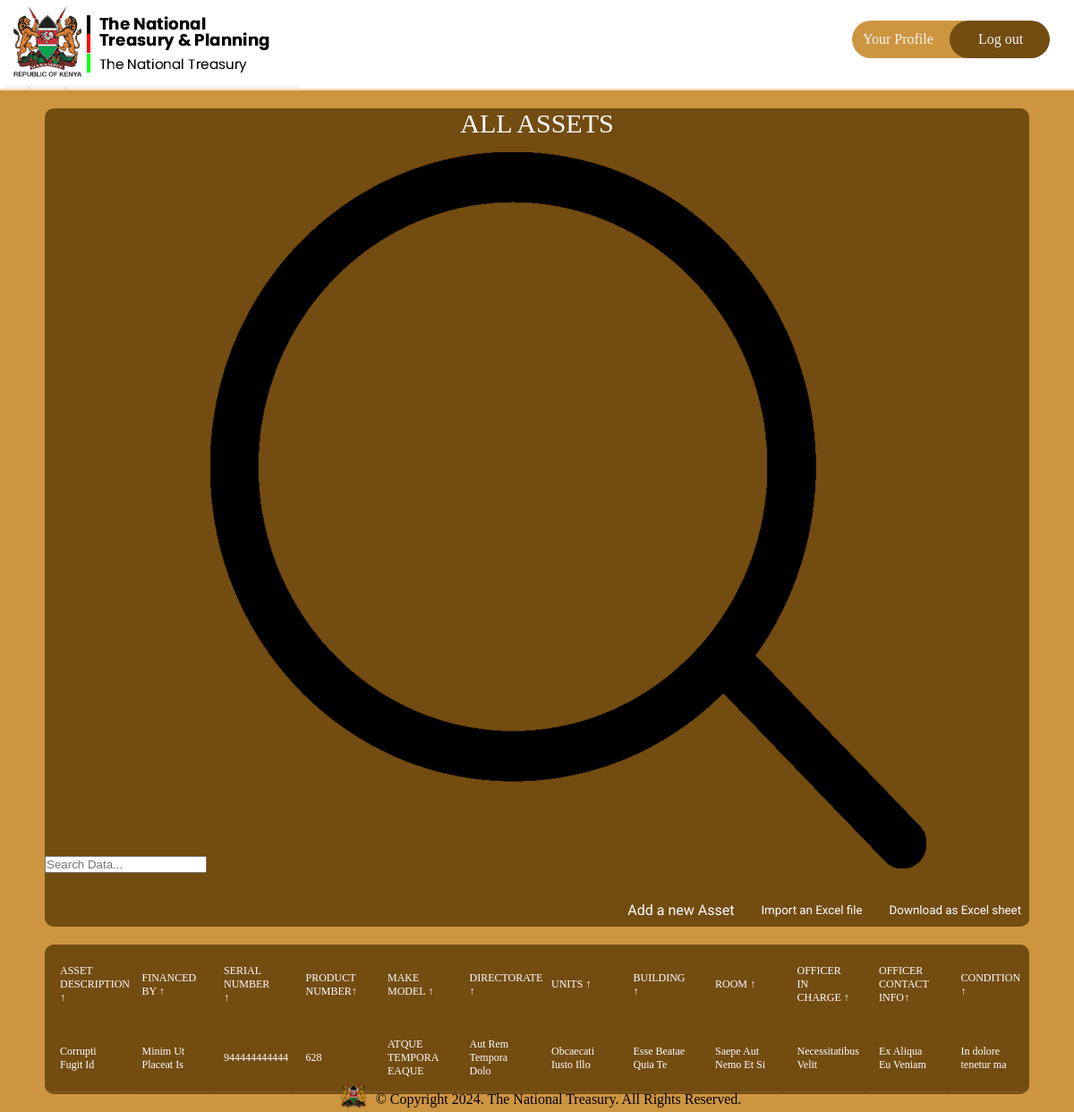
The app's page /assets/ with its own data.
### inventory/models.py (models this page shows, shortened)
class Asset(db.Model):
    idassets = db.Column(db.Integer, primary_key=True)
    asset_description = db.Column(db.Text, nullable=False)
    financed_by = db.Column(db.Text, default="N/A")
    serial_number = db.Column(db.Text, nullable=False, unique=True)
    product_number = db.Column(db.Text, nullable=False)
    make_model = db.Column(db.Text, nullable=False)
    directorate = db.Column(db.Text, nullable=False)
    units = db.Column(db.Text, nullable=False)
    building = db.Column(db.Text, nullable=False)
    room = db.Column(db.Integer, nullable=False)
    officer_in_charge = db.Column(db.Text, default="N/A")
    officer_contact_info = db.Column(db.Text, default="N/A")
    state = db.Column(db.Text, nullable=False)

### inventory/routes.py (the view)
@app.route("/assets/")
def show_assets():
    assets = Asset.query.all()
    return render_template("dashboard.html", assets=assets)

### inventory/templates/dashboard.html (shortened to what this page needs)
{% extends "base.html" %}
{% block head %}
{{ super() }}
<link rel="stylesheet" href="{{ url_for('static', filename='dashboard.css') }}">
{% endblock head %}
{% block navlinks %}
<a href="{{ url_for('profile') }}" style="width: 9em;" class="links signup">Your Profile</a>
<a href="" class="links login">Log out</a>
{% endblock navlinks %}
{% block body %}
<div class="main">
    <main class="table" id="customers_table">
        <section class="table__header">
            <h1>All Assets</h1>
            <div class="input-group">
                <input type="search" placeholder="Search Data...">
		<img src="{{ url_for('static', filename='assets/images/search.png') }}" alt="">
            </div>
	    <div class="table-links">
		<a href="{{ url_for('create_assets') }}" class="add-asset-link">Add a new Asset</a>
		<button id="import-excel-btn" class="import-excel">Import an Excel file</button>
		<button id="toEXCEL" class="export-excel">Download as
			Excel sheet</button>
	    </div>
        </section>
        <section class="table__body">
            <table>
                <thead>
                    <tr>
                        <th> Asset Description <span class="icon-arrow">&UpArrow;</span></th>
                        <th> Financed by <span class="icon-arrow">&UpArrow;</span></th>
                        <th> Serial Number <span class="icon-arrow">&UpArrow;</span></th>
                        <th> Product Number<span class="icon-arrow">&UpArrow;</span></th>
                        <th> Make Model <span class="icon-arrow">&UpArrow;</span></th>
                        <th> Directorate <span class="icon-arrow">&UpArrow;</span></th>
                        <th> Units <span class="icon-arrow">&UpArrow;</span></th>
                        <th> Building <span class="icon-arrow">&UpArrow;</span></th>
                        <th> Room <span class="icon-arrow">&UpArrow;</span></th>
                        <th> Officer in Charge <span class="icon-arrow">&UpArrow;</span></th>
                        <th> Officer Contact Info<span class="icon-arrow">&UpArrow;</span></th>
                        <th> Condition <span class="icon-arrow">&UpArrow;</span></th>
                    </tr>
                </thead>
                <tbody>
					{% for asset in assets %}
					<tr>
						<td>{{ asset.asset_description }}</td>
						<td>{{ asset.financed_by }}</td>
						<td>{{ asset.serial_number }}</td>
						<td>{{ asset.product_number }}</td>
						<td>{{ asset.make_model }}</td>
						<td>{{ asset.directorate }}</td>
						<td>{{ asset.units }}</td>
						<td>{{ asset.building }}</td>
						<td>{{ asset.room }}</td>
						<td>{{ asset.officer_in_charge }}</td>
						<td>{{ asset.officer_contact_info }}</td>
						<td>{{ asset.state }}</td>
					</tr>
						{% endfor %}
                </tbody>
            </table>
        </section>
    </main>
	{% endblock body %}

### inventory/templates/base.html (shortened to what this page needs)
<!DOCTYPE html>
<html lang="en">
<head>
	{% block head %}
	<link rel="stylesheet" href="https://cdnjs.cloudflare.com/ajax/libs/font-awesome/6.5.1/css/all.min.css"
 />
		<link rel="stylesheet" href="{{ url_for('static',filename='style.css') }}">
	{% endblock head %}
</head>
<body>
	<div class="nav">
		<div class="logo">
			<a href="{{ url_for('index') }}"><img
					src=" {{ url_for('static', filename='assets/images/TNT logo.png')  }} "
					alt="treasury logo"></img></a>
		</div>
		<div class="links">
			{% block navlinks %}
			{% endblock navlinks %}
		</div>
	</div>
	{% block body %}
	{% endblock body %}
	<div class="footer">
		<img src="{{ url_for('static', filename='assets/images/tntfooterlogo.png') }}" alt="footer logo"
			width="30" height="30">
		<p>© Copyright <span class="copyright-year"></span>. The National Treasury. All Rights Reserved.</p>
	</div>
</body>
</html>

### inventory/static/style.css (style rules this page uses)
* { margin: 0; padding: 0; box-sizing: border-box; color-scheme: light; @import url('https://fonts.googleapis.com/css2?family=PT+Mono&display=swap'); }
body { display: flex; flex-direction: column; height: 100%; background-color: #ce9540; }
.nav { display: flex; justify-content: space-between; align-items: center; border-bottom: 2px solid peachpuff; padding-left: 4px; padding-top: 5px; padding-right: 15px; background-color: white; position: sticky; top: 0; }
.links { padding: 12px; display: flex; align-items: center; gap: 32px; border-radius: 34px; margin-bottom: 8px; }
.links>a { text-decoration: none; color: whitesmoke; width: 7em; }
.signup { background-color: #CE9540; }
.login { background-color: #734C11; margin-left: -67px; padding-left: 32px; }
.footer { display: flex; align-items: center; gap: 10px; margin-left: 8px; }
.main { display: flex; flex-direction: column; align-items: center; }
.footer { margin-top: 12px; padding-top: 18px; display: flex; align-items: end; justify-content: center; }

### inventory/static/dashboard.css (style rules this page uses)
section { background-color: #734c11; border-radius: 10px; }
body { display: flex; flex-direction: column; height: 100%; background-color: #ce9540; }
.logo { background: url('assets/images/TNT\ logo.png'); background-color: whitesmoke; background-blend-mode: multiply; }
.table-links { width: 100%; display: flex; gap: 12px; align-items: center; justify-content: flex-end; margin-top: 23px; margin-right: 96px; }
.table-links>* { padding: 9px; background-color: #734c11; color: #fff; font-family: 'Roboto', sans-serif; border-radius: 6px; appearance: none; border: none }
.add-asset-link { text-decoration: none; }
h1 { font-size: 30px; color: #fff; text-transform: uppercase; font-weight: 300; text-align: center; margin-bottom: 15px; }
.footer { position: fixed; bottom: 5px; }
table { width: 100%; table-layout: fixed; }
th { padding: 20px 15px; text-align: left; font-weight: 500; font-size: 12px; color: #fff; text-transform: uppercase; }
td { padding: 15px; text-align: left; vertical-align: middle; font-weight: 300; font-size: 12px; color: #fff; border-bottom: solid 1px rgba(255, 255, 255, 0.1); }
section { margin: 20px 50px; }

### records on screen
Asset: asset_description "Corrupti Fugit Id", financed_by "Minim Ut Placeat Is", serial_number "944444444444", product_number "628", make_model "ATQUE TEMPORA EAQUE", directorate "Aut Rem Tempora Dolo", units "Obcaecati Iusto Illo", building "Esse Beatae Quia Te", room "Saepe Aut Nemo Et Si", officer_in_charge "Necessitatibus Velit", officer_contact_info "Ex Aliqua Eu Veniam", state "In dolore tenetur ma"
